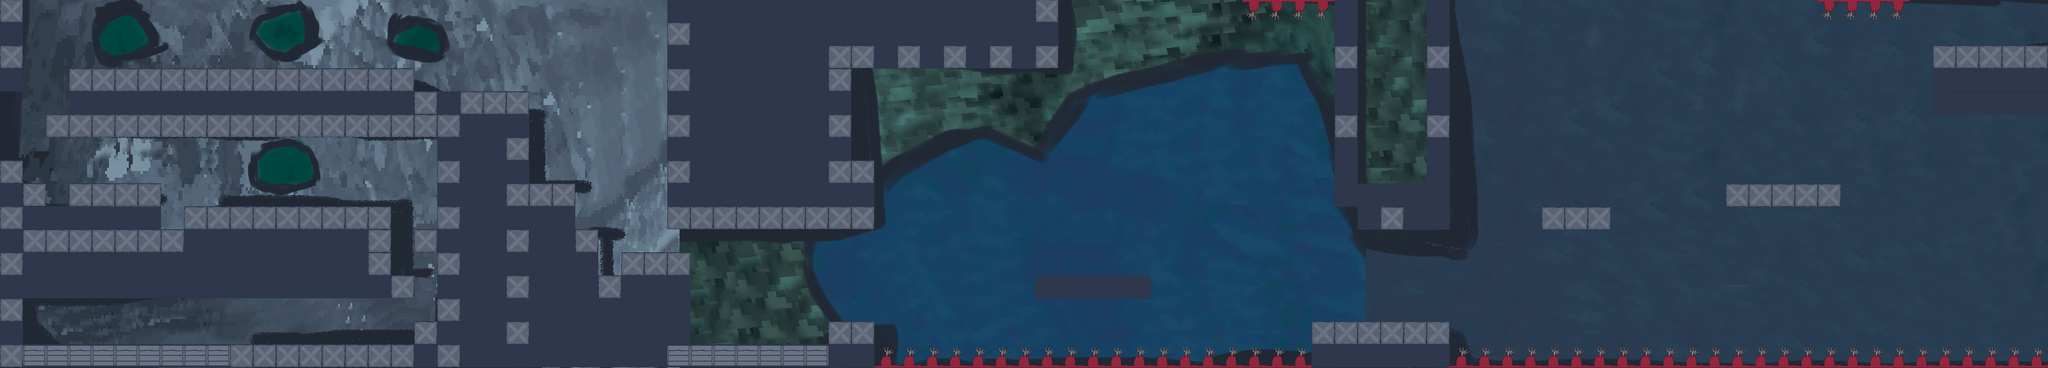

A level layout from a 2D game, rendered from its tile map. Below: a short description, then the map file with its tile-grid data intact:
An orthogonal 89x16 tile map with 64x64 px tiles, 2 tile layers (Calque de Tuiles 1, Calque de Tuiles 2), 2 tilesets, 1 image layer.

<map version="1.5" tiledversion="1.7.2" orientation="orthogonal" renderorder="right-down" width="89" height="16" tilewidth="64" tileheight="64" infinite="0" nextlayerid="4" nextobjectid="1">
 <tileset firstgid="1" name="Sprite-0005-Sheet" tilewidth="64" tileheight="64" tilecount="3" columns="3">
  <image source="tileset.png" width="192" height="64" />
  <tile id="0">
   <properties>
    <property name="estSolide" type="bool" value="true" />
   </properties>
  </tile>
  <tile id="1">
   <properties>
    <property name="estSolide" type="bool" value="true" />
   </properties>
  </tile>
  <tile id="2">
   <properties>
    <property name="estSolide" type="bool" value="true" />
   </properties>
  </tile>
 </tileset>
 <tileset firstgid="4" name="ARMSPIKE-Sheet" tilewidth="64" tileheight="64" tilecount="2" columns="2">
  <image source="armspike.png" width="128" height="64" />
  <tile id="0">
   <properties>
    <property name="estSolide" type="bool" value="true" />
   </properties>
  </tile>
  <tile id="1">
   <properties>
    <property name="estSolide" type="bool" value="true" />
   </properties>
  </tile>
 </tileset>
 <imagelayer id="2" name="Calque d'Images 1" offsetx="-29.2939" offsety="-53.9747">
  <image source="../background/BACKGROUND FULL.png" width="5726" height="1080" />
 </imagelayer>
 <layer id="1" name="Calque de Tuiles 1" width="89" height="16" offsetx="0" offsety="-2">
  <data encoding="csv">
1,0,0,0,0,0,0,0,0,0,0,0,0,0,0,0,0,0,0,0,0,0,0,0,0,0,0,0,0,1,2,2,2,2,2,2,2,2,2,2,2,2,2,2,2,1,0,0,0,0,0,0,0,0,0,0,0,0,0,0,0,0,0,0,0,0,0,0,0,0,0,0,0,0,0,0,0,0,0,0,0,0,0,0,0,0,0,0,0,
1,0,0,0,0,0,0,0,0,0,0,0,0,0,0,0,0,0,0,0,0,0,0,0,0,0,0,0,0,1,2,2,2,2,2,2,2,2,2,2,2,2,2,2,2,1,0,0,0,0,0,0,0,0,0,0,0,0,0,0,0,0,0,0,0,0,0,0,0,0,0,0,0,0,0,0,0,0,0,0,0,0,0,0,0,0,0,0,0,
1,0,0,0,0,0,0,0,0,0,0,0,0,0,0,0,0,0,0,0,0,0,0,0,0,0,0,0,0,1,2,2,2,2,2,2,1,1,1,1,1,1,1,1,1,1,0,0,0,0,0,0,0,0,0,0,0,0,0,0,0,0,0,0,0,0,0,0,0,0,0,0,0,0,0,0,0,0,0,0,0,0,0,0,1,1,1,1,1,
1,0,0,1,1,1,1,1,1,1,1,1,1,1,1,1,1,1,0,0,0,0,0,0,0,0,0,0,0,1,2,2,2,2,2,2,1,0,0,0,0,0,0,0,0,0,0,0,0,0,0,0,0,0,0,0,0,0,0,0,0,0,0,0,0,0,0,0,0,0,0,0,0,0,0,0,0,0,0,0,0,0,0,0,2,2,2,2,2,
0,0,0,1,2,2,2,2,2,2,2,2,2,2,2,2,2,2,1,1,1,1,1,0,0,0,0,0,0,1,2,2,2,2,2,2,1,0,0,0,0,0,0,0,0,0,0,0,0,0,0,0,0,0,0,0,0,0,0,0,0,0,0,0,0,0,0,0,0,0,0,0,0,0,0,0,0,0,0,0,0,0,0,0,0,0,0,0,0,
0,0,1,1,1,1,1,1,1,1,1,1,1,1,1,1,1,1,1,1,2,2,1,0,0,0,0,0,0,1,2,2,2,2,2,2,1,0,0,0,0,0,0,0,0,0,0,0,0,0,0,0,0,0,0,0,0,0,0,0,0,0,0,0,0,0,0,0,0,0,0,0,0,0,0,0,0,0,0,0,0,0,0,0,0,0,0,0,0,
0,0,0,0,0,0,0,0,0,0,0,0,0,0,0,0,0,0,0,1,2,2,1,0,0,0,0,0,0,1,2,2,2,2,2,2,1,0,0,0,0,0,0,0,0,0,0,0,0,0,0,0,0,0,0,0,0,0,0,0,0,0,0,0,0,0,0,0,0,0,0,0,0,0,0,0,0,0,0,0,0,0,0,0,0,0,0,0,0,
1,0,0,0,0,0,0,0,0,0,0,0,0,0,0,0,0,0,0,1,2,2,1,0,0,0,0,0,0,1,2,2,2,2,2,2,1,1,0,0,0,0,0,0,0,0,0,0,0,0,0,0,0,0,0,0,0,0,0,0,0,0,0,0,0,0,0,0,0,0,0,0,0,0,0,0,0,0,0,0,0,0,0,0,0,0,0,0,0,
1,1,0,1,1,1,1,0,0,0,0,0,0,0,0,0,0,0,0,1,2,2,1,1,1,0,0,0,0,1,2,2,2,2,2,2,2,1,0,0,0,0,0,0,0,0,0,0,0,0,0,0,0,0,0,0,0,0,0,0,2,2,0,0,0,0,0,0,0,0,0,0,0,0,0,0,0,0,0,0,0,0,0,0,0,0,0,0,0,
1,0,2,0,0,0,0,0,1,1,1,1,1,1,1,1,1,0,0,1,2,2,1,2,2,0,0,0,0,1,1,1,1,1,1,1,1,1,0,0,0,0,0,0,0,0,0,0,0,0,0,0,0,0,0,0,0,0,0,0,0,0,0,0,0,0,0,0,0,0,0,0,0,0,0,0,0,0,0,0,0,0,0,0,0,0,0,0,0,
1,1,1,1,1,1,1,1,2,2,2,2,2,2,2,2,1,0,1,1,2,2,1,2,2,1,0,0,0,0,0,0,0,0,0,0,0,0,0,0,0,0,0,0,0,0,0,0,0,0,0,0,0,0,0,0,0,0,0,0,0,0,0,0,0,0,0,0,0,0,0,0,0,0,0,0,0,0,0,0,0,0,0,0,0,0,0,0,0,
1,2,2,2,2,2,2,2,2,2,2,2,2,2,2,2,1,0,0,1,2,2,1,2,2,2,0,1,1,1,0,0,0,0,0,0,0,0,0,0,0,0,0,0,0,0,0,0,0,0,0,0,0,0,0,0,0,0,0,0,0,0,0,0,0,0,0,0,0,0,0,0,0,0,0,0,0,0,0,0,0,0,0,0,0,0,0,0,0,
1,2,2,2,2,2,2,2,2,2,2,2,2,2,2,2,2,1,0,1,2,2,1,2,2,2,1,2,2,2,0,0,0,0,0,0,0,0,0,0,0,0,0,0,0,0,0,0,0,0,0,0,0,0,0,0,0,0,0,0,0,0,0,0,0,0,0,0,0,0,0,0,0,0,0,0,0,0,0,0,0,0,0,0,0,0,0,0,0,
1,0,0,0,0,0,0,0,0,0,0,0,0,0,0,0,0,0,0,1,2,2,1,2,2,2,2,2,2,2,0,0,0,0,0,0,0,0,0,0,0,0,0,0,0,0,0,0,0,0,0,0,0,0,0,0,0,0,0,0,0,0,0,0,0,0,0,0,0,0,0,0,0,0,0,0,0,0,0,0,0,0,0,0,0,0,0,0,0,
1,0,0,0,0,0,0,0,0,0,0,0,0,0,0,0,0,0,1,1,2,2,1,2,2,2,2,2,2,2,0,0,0,0,0,0,1,1,0,0,0,0,0,0,0,0,0,0,0,0,0,0,0,0,0,0,0,1,1,1,1,1,1,0,0,0,0,0,0,0,0,0,0,0,0,0,0,0,0,0,0,0,0,0,0,0,0,0,0,
1,3,3,3,3,3,3,3,3,3,1,1,1,1,1,1,1,1,1,1,2,2,1,2,2,2,2,2,2,3,3,3,3,3,3,3,1,1,0,0,0,0,0,0,0,0,0,0,0,0,0,0,0,0,0,0,0,1,2,2,2,2,1,0,0,0,0,0,0,0,0,0,0,0,0,0,0,0,0,0,0,0,0,0,0,0,0,0,0
</data>
 </layer>
 <layer id="3" name="Calque de Tuiles 2" width="89" height="16" offsetx="0" offsety="-1.33333">
  <data encoding="csv">
0,0,0,0,0,0,0,0,0,0,0,0,0,0,0,0,0,0,0,0,0,0,0,0,0,0,0,0,0,2,0,0,0,0,0,0,0,0,0,0,0,0,0,0,0,0,0,0,0,0,0,0,0,0,4,4,4,4,2,0,0,0,2,0,0,0,0,0,0,0,0,0,0,0,0,0,0,0,0,4,4,4,4,0,0,0,0,0,0,
2,0,0,0,0,0,0,0,0,0,0,0,0,0,0,0,0,0,0,0,0,0,0,0,0,0,0,0,0,0,0,0,0,0,0,0,0,0,0,0,0,0,0,0,0,2,0,0,0,0,0,0,0,0,0,0,0,0,2,0,0,0,2,0,0,0,0,0,0,0,0,0,0,0,0,0,0,0,0,0,0,0,0,0,0,0,0,0,0,
0,0,0,0,0,0,0,0,0,0,0,0,0,0,0,0,0,0,0,0,0,0,0,0,0,0,0,0,0,2,0,0,0,0,0,0,0,0,2,0,2,0,2,0,2,0,0,0,0,0,0,0,0,0,0,0,0,0,1,0,0,0,1,0,0,0,0,0,0,0,0,0,0,0,0,0,0,0,0,0,0,0,0,0,0,0,0,0,0,
2,0,0,0,0,0,0,0,0,0,0,0,0,0,0,0,0,0,0,0,0,0,0,0,0,0,0,0,0,0,0,0,0,0,0,0,0,0,0,0,0,0,0,0,0,0,0,0,0,0,0,0,0,0,0,0,0,0,2,0,0,0,2,0,0,0,0,0,0,0,0,0,0,0,0,0,0,0,0,0,0,0,0,0,0,0,0,0,0,
0,0,0,2,0,0,0,0,0,0,0,0,0,0,0,0,0,0,0,2,0,0,0,0,0,0,0,0,0,2,0,0,0,0,0,0,2,0,0,0,0,0,0,0,0,0,0,0,0,0,0,0,0,0,0,0,0,0,2,0,0,0,2,0,0,0,0,0,0,0,0,0,0,0,0,0,0,0,0,0,0,0,0,0,2,2,2,2,2,
0,0,0,0,0,0,0,0,0,0,0,0,0,0,0,0,0,0,0,0,0,0,2,0,0,0,0,0,0,0,0,0,0,0,0,0,0,0,0,0,0,0,0,0,0,0,0,0,0,0,0,0,0,0,0,0,0,0,1,0,0,0,1,0,0,0,0,0,0,0,0,0,0,0,0,0,0,0,0,0,0,0,0,0,0,0,0,0,0,
0,0,0,0,0,0,0,0,0,0,0,0,0,0,0,0,0,0,0,2,0,0,0,0,0,0,0,0,0,2,0,0,0,0,0,0,2,0,0,0,0,0,0,0,0,0,0,0,0,0,0,0,0,0,0,0,0,0,2,0,0,0,2,0,0,0,0,0,0,0,0,0,0,0,0,0,0,0,0,0,0,0,0,0,0,0,0,0,0,
0,0,0,0,0,0,0,0,0,0,0,0,0,0,0,0,0,0,0,0,0,0,2,0,0,0,0,0,0,0,0,0,0,0,0,0,0,0,0,0,0,0,0,0,0,0,0,0,0,0,0,0,0,0,0,0,0,0,2,0,0,0,2,0,0,0,0,0,0,0,0,0,0,0,0,0,0,0,0,0,0,0,0,0,0,0,0,0,0,
2,0,0,0,0,0,0,0,0,0,0,0,0,0,0,0,0,0,0,2,0,0,0,0,0,0,0,0,0,2,0,0,0,0,0,0,0,2,0,0,0,0,0,0,0,0,0,0,0,0,0,0,0,0,0,0,0,0,2,2,0,0,2,0,0,0,0,0,0,0,0,0,0,0,0,1,1,1,1,1,0,0,0,0,0,0,0,0,0,
0,2,0,2,2,2,2,0,0,0,0,0,0,0,0,0,0,0,0,0,0,0,2,0,0,0,0,0,0,0,0,0,0,0,0,0,0,0,0,0,0,0,0,0,0,0,0,0,0,0,0,0,0,0,0,0,0,0,0,2,1,2,2,0,0,0,0,1,1,1,0,0,0,0,0,0,0,0,0,0,0,0,0,0,0,0,0,0,0,
2,0,0,0,0,0,0,0,0,0,0,0,0,0,0,0,0,0,0,2,0,0,0,0,0,0,0,0,0,0,0,0,0,0,0,0,0,0,0,0,0,0,0,0,0,0,0,0,0,0,0,0,0,0,0,0,0,0,0,0,0,0,0,0,0,0,0,0,0,0,0,0,0,0,0,0,0,0,0,0,0,0,0,0,0,0,0,0,0,
0,0,0,0,0,0,0,0,0,0,0,0,0,0,0,0,0,0,0,0,0,0,2,0,0,0,0,0,0,0,0,0,0,0,0,0,0,0,0,0,0,0,0,0,0,0,0,0,0,0,0,0,0,0,0,0,0,0,0,0,0,0,0,0,0,0,0,0,0,0,0,0,0,0,0,0,0,0,0,0,0,0,0,0,0,0,0,0,0,
2,0,0,0,0,0,0,0,0,0,0,0,0,0,0,0,0,0,0,2,0,0,0,0,0,0,0,0,0,0,0,0,0,0,0,0,0,0,0,0,0,0,0,0,0,2,2,2,2,2,0,0,0,0,0,0,0,0,0,0,0,0,0,0,0,0,0,0,0,0,0,0,0,0,0,0,0,0,0,0,0,0,0,0,0,0,0,0,0,
0,0,0,0,0,0,0,0,0,0,0,0,0,0,0,0,0,0,0,0,0,0,2,0,0,0,0,0,0,0,0,0,0,0,0,0,0,0,0,0,0,0,0,0,0,0,0,0,0,0,0,0,0,0,0,0,0,0,0,0,0,0,0,0,0,0,0,0,0,0,0,0,0,0,0,0,0,0,0,0,0,0,0,0,0,0,0,0,0,
2,0,0,0,0,0,0,0,0,0,0,0,0,0,0,0,0,0,0,2,0,0,0,0,0,0,0,0,0,0,0,0,0,0,0,0,0,0,0,0,0,0,0,0,0,0,0,0,0,0,0,0,0,0,0,0,0,0,0,0,0,0,0,0,0,0,0,0,0,0,0,0,0,0,0,0,0,0,0,0,0,0,0,0,0,0,0,0,0,
0,0,0,0,0,0,0,0,0,0,0,0,0,0,0,0,0,0,2,0,0,0,2,0,0,0,0,0,0,0,0,0,0,0,0,0,2,2,5,5,5,5,5,5,5,5,5,5,5,5,5,5,5,5,5,5,5,2,0,0,0,0,2,5,5,5,5,5,5,5,5,5,5,5,5,5,5,5,5,5,5,5,5,5,5,5,5,5,5
</data>
 </layer>
</map>